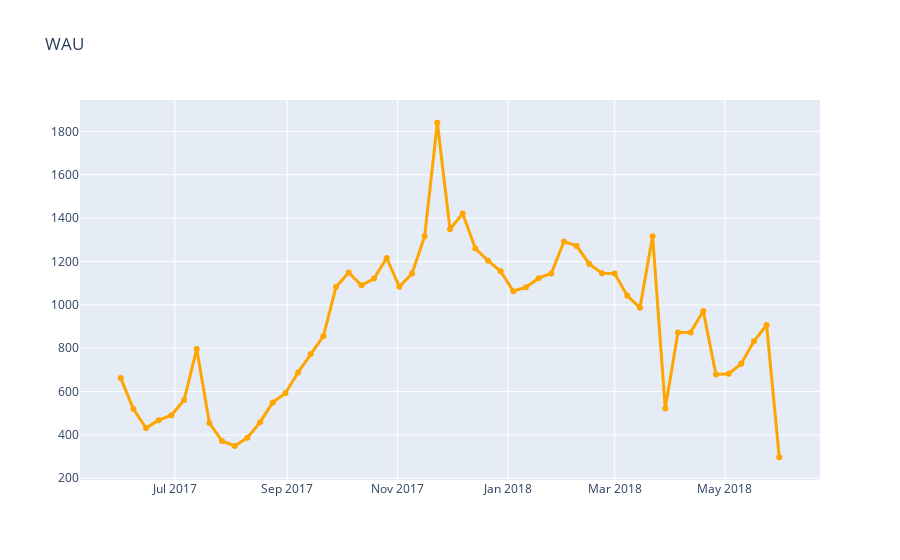

The code cell stored with this chart in its notebook:
### Code cell
wau=orders.groupby(visits['week'])['uid'].nunique().reset_index()

# plot
fig = go.Figure(layout=go.Layout(
        title=go.layout.Title(text="WAU")))
fig.add_trace(go.Scatter(x=wau['week'], 
                        y=wau['uid'],
                    mode='lines+markers',
                    name='lines+markers',line = dict(color='orange', width=3)))
#adding reference line with average DAU over time
fig.show()
